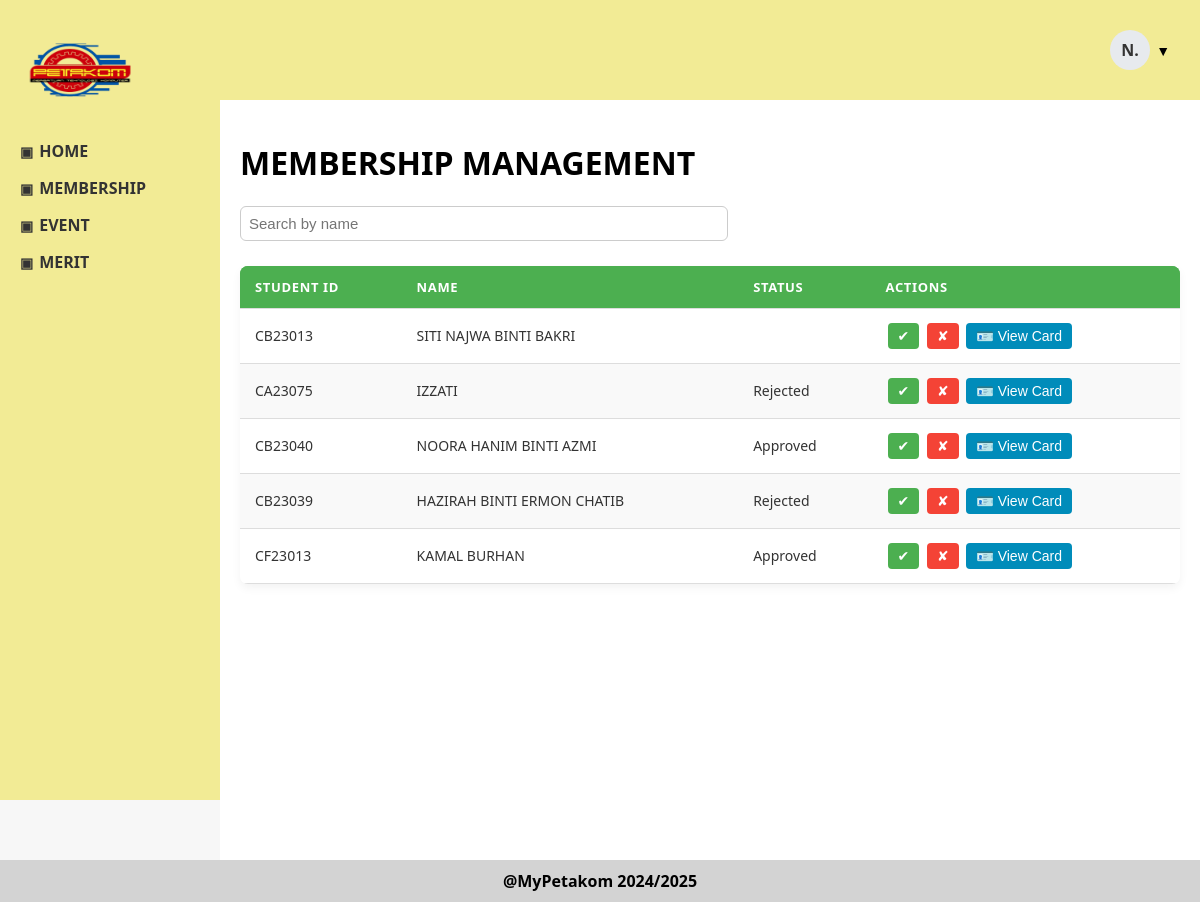
The app's page /member_verification.php with its own data.
### tables this page shows
CREATE TABLE `user` (
  `user_id` varchar(10) NOT NULL,
  `user_password` varchar(50) NOT NULL,
  `user_name` varchar(100) NOT NULL,
  `user_email` varchar(100) NOT NULL,
  `user_phone` varchar(12) NOT NULL,
  `user_role` varchar(30) NOT NULL
);

CREATE TABLE `member` (
  `member_id` int(5) NOT NULL,
  `student_id` varchar(10) NOT NULL,
  `member_status` varchar(50) NOT NULL,
  `member_approval` varchar(10) NOT NULL,
  `student_card` blob DEFAULT NULL
);

### member_verification.php (the view, shortened to what this page needs)
<?php
$link = mysqli_connect("localhost", "root", "", "mypetakom") or die(mysqli_connect_error());
$query = "
    SELECT u.user_id, u.user_name, m.member_id, m.member_approval, m.student_card
    FROM user u
    JOIN member m ON u.user_id = m.student_id
    WHERE LOWER(u.user_role) = 'student'
";
$result = mysqli_query($link, $query) or die("Query error: " . mysqli_error($link));
?>
<!DOCTYPE html>
<html lang="en">
<head>
<link rel="stylesheet" href="STYLE1/admin.css" />
</head>
<body>
<div class="sidebar">
  <img src="IMAGES/LogoPetakom.png" alt="PETAKOM Logo" />
  <div class="menu">
    <div class="menu-title" onclick="window.location.href='admin_graph.php'">HOME</div>
    <div class="menu-title" onclick="toggleMenu('membership')">MEMBERSHIP</div>
    <div class="menu-title" onclick="toggleMenu('event')">EVENT</div>
    <div class="menu-title" onclick="toggleMenu('merit')">MERIT</div>
  </div>
</div>
<div class="topbar">
  <div class="dropdown">
    <div class="profile-wrapper">
      <div class="profile-circle">N.</div>
      <span class="dropdown-icon">▼</span>
    </div>
  </div>
</div>
<div class="content">
  <div class="h1text">
    <h1>MEMBERSHIP MANAGEMENT</h1>
  </div>
  <div class="container2">
    <input type="text" id="userSearch" placeholder="Search by name">
    <table id="membershipTable">
      <thead>
        <tr>
          <th>STUDENT ID</th>
          <th>NAME</th>
          <th>STATUS</th>
          <th>ACTIONS</th>
        </tr>
      </thead>
      <tbody>
        <?php while ($row = $result->fetch_assoc()): ?>
          <tr id="row-<?= $row['member_id'] ?>">
            <td><?= htmlspecialchars($row["user_id"]) ?></td>
            <td><?= htmlspecialchars($row["user_name"]) ?></td>
            <td id="status-<?= $row['member_id'] ?>">
              <?php
                if ($row["member_approval"] === null) {
                  echo "Pending";
                } else {
                  echo ucfirst(htmlspecialchars($row["member_approval"]));
                }
              ?>
            </td>
            <td>
              <button class="action-btn accept" onclick="updateStatus(<?= $row['member_id'] ?>, 'accept')">&#10004;</button>
              <button class="action-btn reject" onclick="updateStatus(<?= $row['member_id'] ?>, 'reject')">&#10008;</button>
              <button class="action-btn view-card" onclick="showCard('<?= base64_encode($row['student_card']) ?>')">🪪 View Card</button>
            </td>
          </tr>
        <?php endwhile; ?>
      </tbody>
    </table>
  </div>
</div>
<div class="footer">@MyPetakom 2024/2025</div>
</body>
</html>

### STYLE1/admin.css (style rules this page uses)
body { margin: 0; font-family: 'Segoe UI', sans-serif; background-color: #f7f7f7; }
.sidebar { width: 220px; background-color: #F2EB95; height: 100vh; position: fixed; padding: 20px; box-sizing: border-box; overflow-y: auto; }
.sidebar img { width: 120px; height: 100px; display: block; margin-bottom: 20px; }
.menu-title { cursor: pointer; font-weight: bold; margin: 15px 0; display: flex; align-items: center; font-size: 16px; color: #333; }
.menu-title::before { content: "▣"; margin-right: 6px; font-size: 14px; }
.topbar { background-color: #F2EB95; height: 100px; margin-left: 220px; display: flex; justify-content: flex-end; align-items: center; padding-right: 30px; position: sticky; top: 0; z-index: 1; }
.profile-wrapper { display: flex; align-items: center; cursor: pointer; }
.profile-circle { width: 40px; height: 40px; border-radius: 50%; background-color: #e7eaee; color: #333; display: flex; align-items: center; justify-content: center; font-weight: bold; font-size: 16px; margin-right: 6px; }
.dropdown-icon { font-size: 14px; color: black; }
.dropdown { position: relative; display: inline-block; }
.content { margin-left: 220px; padding: 20px; background-color: #ffffff; min-height: 90vh; }
table { width: 100%; border-collapse: separate; border-spacing: 0; margin-top: 20px; box-shadow: 0 4px 10px rgba(0, 0, 0, 0.05); border-radius: 8px; overflow: hidden; }
table th, table td { padding: 14px 16px; text-align: left; border-bottom: 1px solid #e0e0e0; }
table th { background-color: #4CAF50; color: white; font-weight: bold; text-transform: uppercase; letter-spacing: 0.05em; font-size: 13px; }
table td { background-color: #fff; color: #333; font-size: 14px; }
table tr:nth-child(even) td { background-color: #f9f9f9; }
.footer { background-color: #d3d3d3; text-align: center; padding: 10px; font-weight: bold; }
.container2 { margin-top: 20px; }
#userSearch { width: 50%; padding: 8px; margin-bottom: 15px; border: 1px solid #ccc; border-radius: 6px; font-size: 15px; }
.container2 table { width: 100%; border-collapse: collapse; margin-top: 10px; font-size: 15px; }
.container2 table thead { background-color: #4CAF50; color: white; }
.container2 table th, .container2 table td { padding: 12px 15px; border-bottom: 1px solid #ddd; text-align: left; }
.action-btn { display: inline-flex; align-items: center; justify-content: center; padding: 5px 10px; border: none; border-radius: 4px; cursor: pointer; font-size: 14px; margin: 2px; transition: all 0.3s ease; }
.action-btn.accept { background-color: #4CAF50; color: white; }
.action-btn.reject { background-color: #f44336; color: white; }
.action-btn.view-card { background-color: #008CBA; color: white; }

### records on screen
user: user_id "CB23013", user_name "SITI NAJWA BINTI BAKRI"
user: user_id "CA23075", user_name "IZZATI", member.member_approval "Rejected"
user: user_id "CB23040", user_name "NOORA HANIM BINTI AZMI", member.member_approval "Approved"
user: user_id "CB23039", user_name "HAZIRAH BINTI ERMON CHATIB", member.member_approval "Rejected"
user: user_id "CF23013", user_name "KAMAL BURHAN", member.member_approval "Approved"
